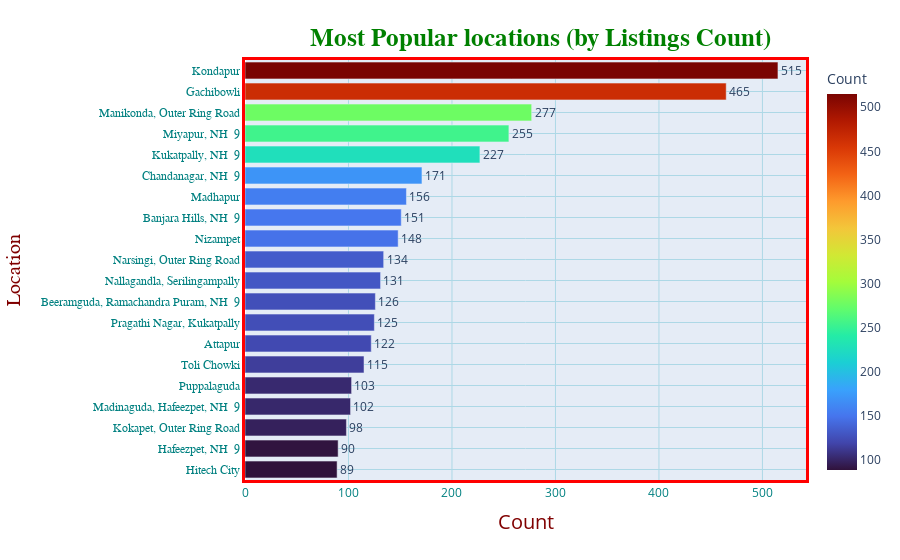

The cell this chart's notebook holds for it:
### Code cell
locations = df['locality'].value_counts()
locations = dict(locations)
list1 = locations.keys()
list2 = locations.values()
locations_df = pd.DataFrame(list(zip(list1,list2)), columns=['locality','count'])

fig = px.bar(locations_df[0:20],y='locality', x='count', text='count',orientation='h',
            labels={'count':'Count'}, color='count', color_continuous_scale = 'Turbo') 

fig.update_traces(textposition='outside')
fig.update_layout(title_text="<b>Most Popular locations (by Listings Count)</b>",
                 title_font_size=25,
                 title_font_color='green',
                 title_font_family='Titillium Web',
                 title_x=0.6,
                 title_y=0.95,
                 title_xanchor='center',
                 title_yanchor='top',
                 yaxis={'categoryorder':'total ascending'}
                 )

fig.update_xaxes(
        color='teal',
        title_text='Count',
        title_font_family='Open Sans',
        title_font_size=20,
        title_font_color='maroon',
        title_standoff = 15,
        gridcolor='lightblue',
        tickmode='auto',
        linecolor='red',
        linewidth=3,
        mirror=True)

fig.update_yaxes(
        color='Teal',
        title_text='Location',
        title_font_family='Droid Sans',
        title_font_size=20,
        title_font_color='maroon',
        title_standoff = 15,
        tickfont_family='Arial',
        nticks = 20,
        gridcolor='lightblue',
        linecolor='red',
        linewidth=3,
        mirror = True)

### Figure 1 — Plotly figure (JSON) as saved in the notebook; plotly's stock layout.template omitted (floating-point values rounded to 4 significant figures)
{"data": [{"alignmentgroup": "True", "hovertemplate": "Count=%{marker.color}<br>locality=%{y}<extra></extra>", "legendgroup": "", "marker": {"color": [515, 465, 277, 255, 227, 171, 156, 151, 148, 134, 131, 126, 125, 122, 115, 103, 102, 98, 90, 89], "coloraxis": "coloraxis", "pattern": {"shape": ""}}, "name": "", "offsetgroup": "", "orientation": "h", "showlegend": false, "text": ["515", "465", "277", "255", "227", "171", "156", "151", "148", "134", "131", "126", "125", "122", "115", "103", "102", "98", "90", "89"], "textposition": "outside", "type": "bar", "x": [515, 465, 277, 255, 227, 171, 156, 151, 148, 134, 131, 126, 125, 122, 115, 103, 102, 98, 90, 89], "xaxis": "x", "y": ["Kondapur", "Gachibowli", "Manikonda, Outer Ring Road", "Miyapur, NH  9", "Kukatpally, NH  9", "Chandanagar, NH  9", "Madhapur", "Banjara Hills, NH  9", "Nizampet", "Narsingi, Outer Ring Road", "Nallagandla, Serilingampally", "Beeramguda, Ramachandra Puram, NH  9", "Pragathi Nagar, Kukatpally", "Attapur", "Toli Chowki", "Puppalaguda", "Madinaguda, Hafeezpet, NH  9", "Kokapet, Outer Ring Road", "Hafeezpet, NH  9", "Hitech City"], "yaxis": "y"}], "layout": {"barmode": "relative", "coloraxis": {"colorbar": {"title": {"text": "Count"}}, "colorscale": [[0, "#30123b"], [0.07143, "#4145ab"], [0.1429, "#4675ed"], [0.2143, "#39a2fc"], [0.2857, "#1bcfd4"], [0.3571, "#24eca6"], [0.4286, "#61fc6c"], [0.5, "#a4fc3b"], [0.5714, "#d1e834"], [0.6429, "#f3c63a"], [0.7143, "#fe9b2d"], [0.7857, "#f36315"], [0.8571, "#d93806"], [0.9286, "#b11901"], [1, "#7a0402"]]}, "legend": {"tracegroupgap": 0}, "margin": {"t": 60}, "title": {"font": {"color": "green", "family": "Titillium Web", "size": 25}, "text": "<b>Most Popular locations (by Listings Count)</b>", "x": 0.6, "xanchor": "center", "y": 0.95, "yanchor": "top"}, "xaxis": {"anchor": "y", "color": "teal", "domain": [0, 1], "gridcolor": "lightblue", "linecolor": "red", "linewidth": 3, "mirror": true, "tickmode": "auto", "title": {"font": {"color": "maroon", "family": "Open Sans", "size": 20}, "standoff": 15, "text": "Count"}}, "yaxis": {"anchor": "x", "categoryorder": "total ascending", "color": "Teal", "domain": [0, 1], "gridcolor": "lightblue", "linecolor": "red", "linewidth": 3, "mirror": true, "nticks": 20, "tickfont": {"family": "Arial"}, "title": {"font": {"color": "maroon", "family": "Droid Sans", "size": 20}, "standoff": 15, "text": "Location"}}}}
